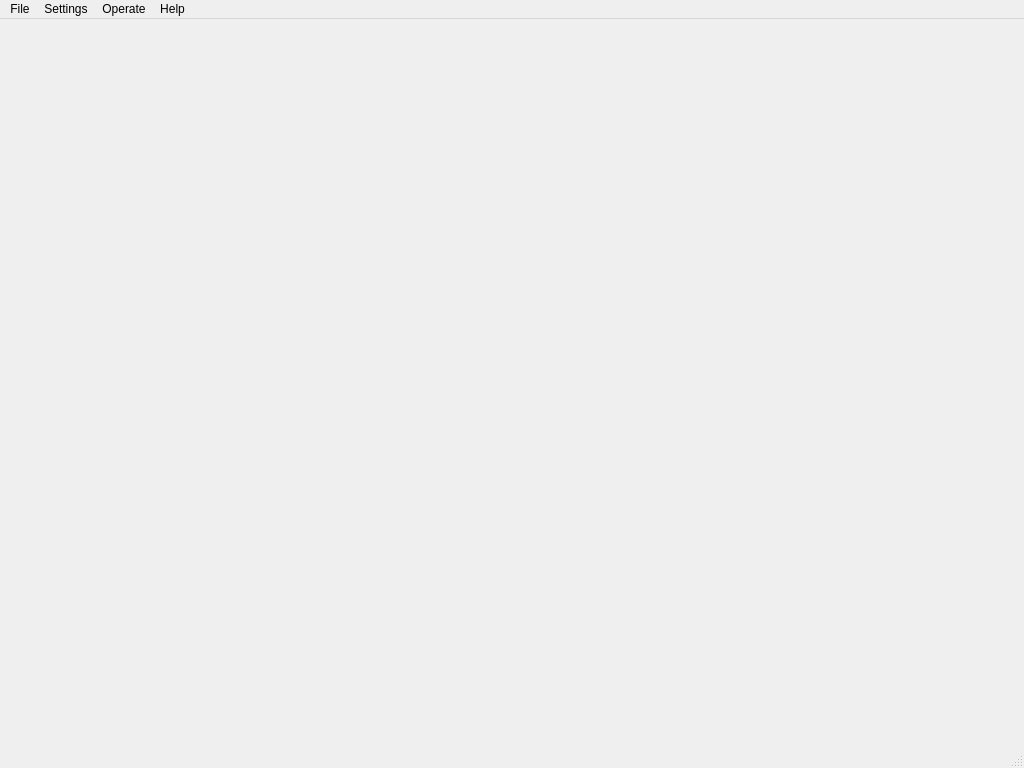
<?xml version="1.0" encoding="UTF-8"?>
<ui version="4.0">
 <class>MainWindow</class>
 <widget class="QMainWindow" name="MainWindow">
  <property name="geometry">
   <rect>
    <x>0</x>
    <y>0</y>
    <width>1024</width>
    <height>768</height>
   </rect>
  </property>
  <property name="windowTitle">
   <string>JMFK Card Management</string>
  </property>
  <property name="layoutDirection">
   <enum>Qt::LeftToRight</enum>
  </property>
  <widget class="QWidget" name="centralwidget">
   <widget class="QWidget" name="gridLayoutWidget">
    <property name="geometry">
     <rect>
      <x>10</x>
      <y>0</y>
      <width>1011</width>
      <height>691</height>
     </rect>
    </property>
    <layout class="QGridLayout" name="gridLayout_operate"/>
   </widget>
  </widget>
  <widget class="QMenuBar" name="menubar">
   <property name="geometry">
    <rect>
     <x>0</x>
     <y>0</y>
     <width>1024</width>
     <height>30</height>
    </rect>
   </property>
   <widget class="QMenu" name="menuFile">
    <property name="title">
     <string>File</string>
    </property>
    <addaction name="actionLincence"/>
    <addaction name="actionQuit"/>
   </widget>
   <widget class="QMenu" name="menuSetting">
    <property name="title">
     <string>Settings</string>
    </property>
    <addaction name="actionSetting_Interface"/>
   </widget>
   <widget class="QMenu" name="menuOperate">
    <property name="title">
     <string>Operate</string>
    </property>
    <addaction name="actionManagement_Card"/>
    <addaction name="actionUser_Card"/>
    <addaction name="actionCard_Total"/>
   </widget>
   <widget class="QMenu" name="menuHelp">
    <property name="title">
     <string>Help</string>
    </property>
    <addaction name="actionProduct_Description"/>
    <addaction name="actionWriting_Description"/>
   </widget>
   <addaction name="menuFile"/>
   <addaction name="menuSetting"/>
   <addaction name="menuOperate"/>
   <addaction name="menuHelp"/>
  </widget>
  <widget class="QStatusBar" name="statusbar"/>
  <action name="actionLincence">
   <property name="text">
    <string>License Management</string>
   </property>
  </action>
  <action name="actionQuit">
   <property name="text">
    <string>Quit</string>
   </property>
  </action>
  <action name="actionChange_IC_Writer_Password">
   <property name="text">
    <string>Setting Interface</string>
   </property>
  </action>
  <action name="actionChange_COM_Port">
   <property name="text">
    <string>COM Port</string>
   </property>
  </action>
  <action name="actionIC_Sector">
   <property name="text">
    <string>IC Sector</string>
   </property>
  </action>
  <action name="actionProduct_Description">
   <property name="text">
    <string>Product Description</string>
   </property>
  </action>
  <action name="actionWriting_Description">
   <property name="text">
    <string>Write Card Description</string>
   </property>
  </action>
  <action name="actionManagement_Card">
   <property name="text">
    <string>Management Card</string>
   </property>
  </action>
  <action name="actionUser_Card">
   <property name="text">
    <string>User Card</string>
   </property>
  </action>
  <action name="actionCard_Total">
   <property name="text">
    <string>Card Total</string>
   </property>
  </action>
  <action name="actionSetting_Interface">
   <property name="text">
    <string>Setting Interface</string>
   </property>
  </action>
 </widget>
 <resources/>
 <connections/>
</ui>
